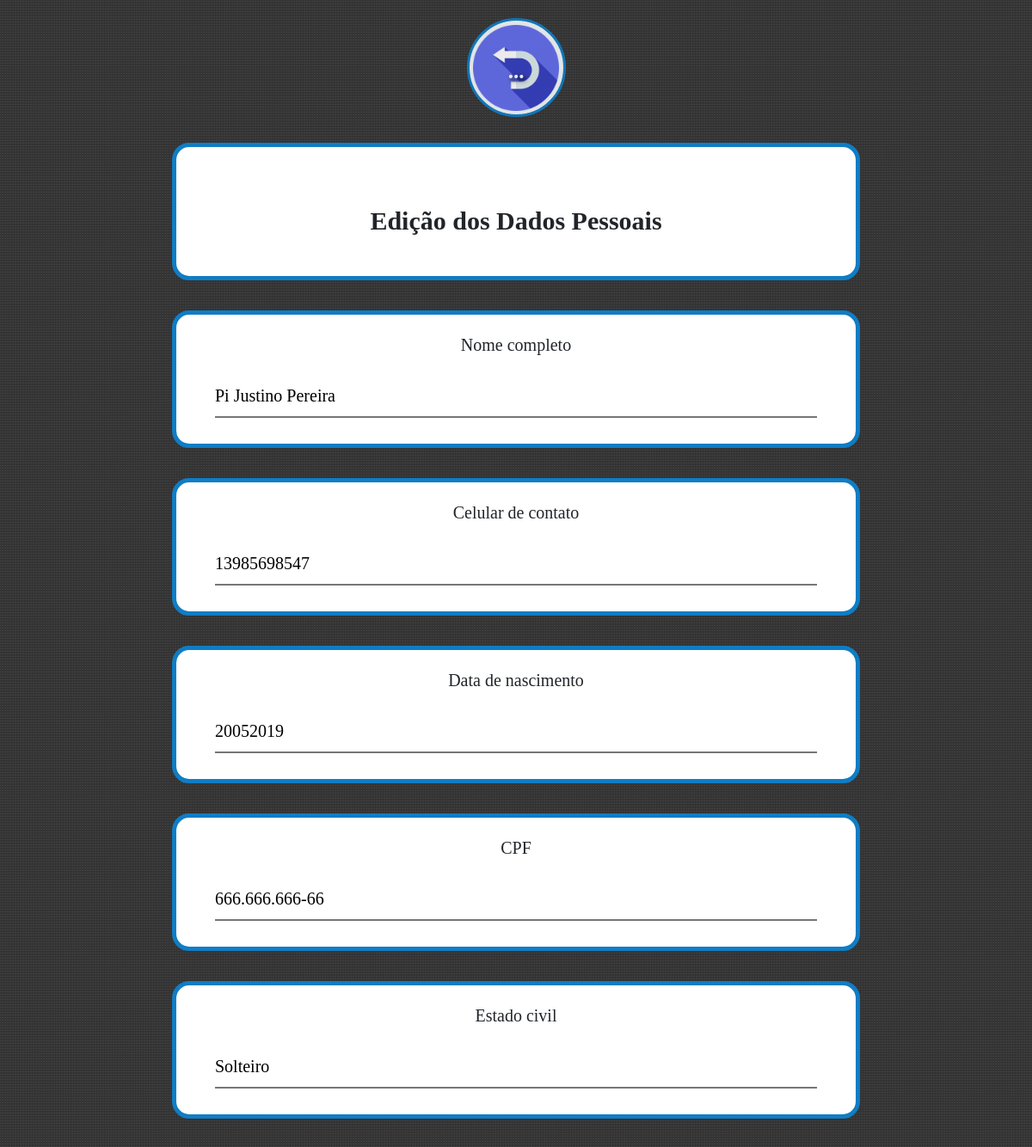
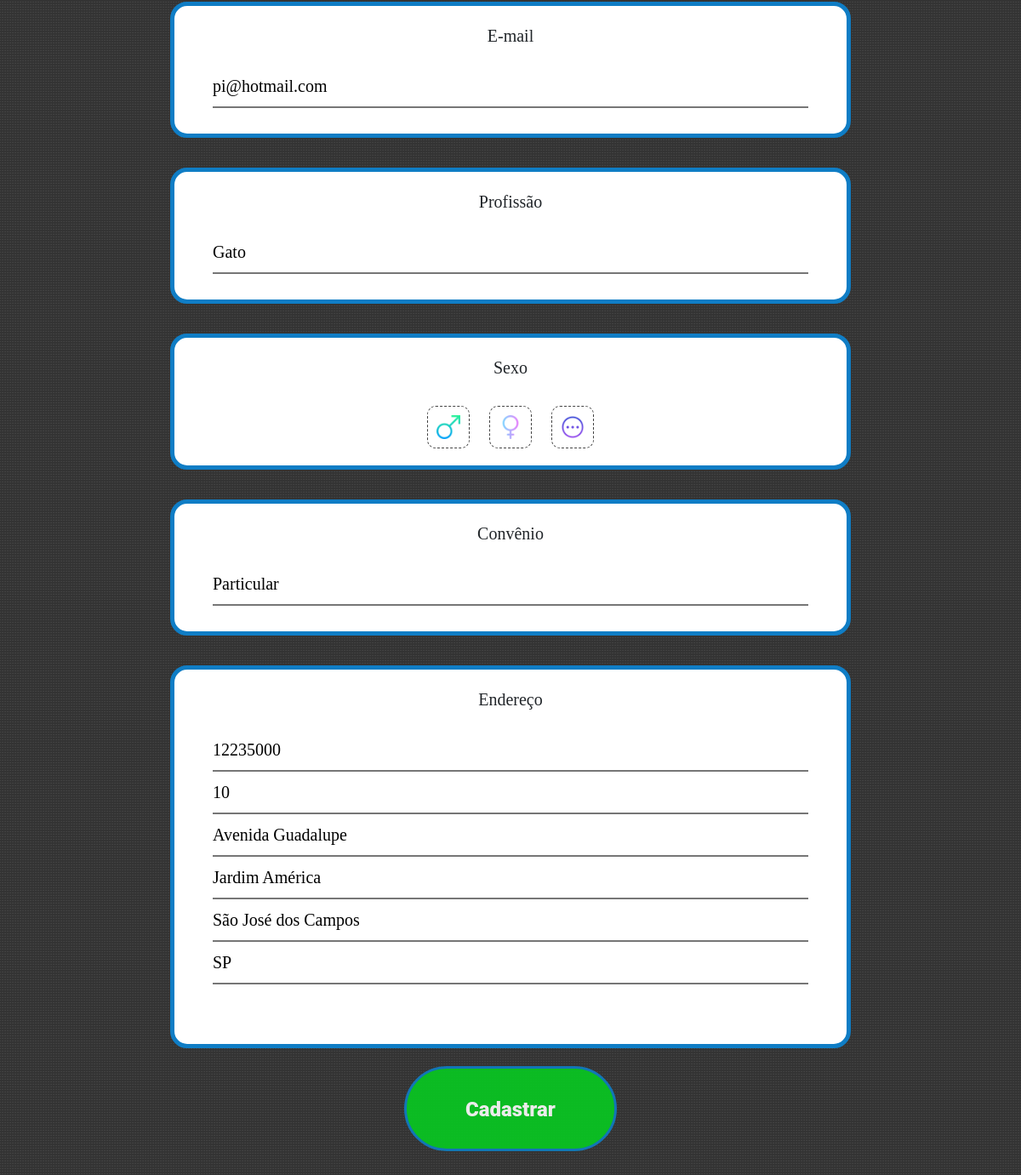
The page /php/editar_dados/editar_usuario.php?id_pac=10 on the database its author committed (2 pictures, top to bottom).
### tables this page shows
CREATE TABLE `dados_paciente` (
  `id_pac` int(11) NOT NULL,
  `CPF` varchar(14) DEFAULT NULL,
  `nome` varchar(40) DEFAULT NULL,
  `celular` varchar(14) DEFAULT NULL,
  `idade` varchar(10) DEFAULT NULL,
  `estado_civil` varchar(30) DEFAULT NULL,
  `email` varchar(40) DEFAULT NULL,
  `work` varchar(40) DEFAULT NULL,
  `gender` varchar(10) DEFAULT NULL,
  `convenio` varchar(20) DEFAULT NULL,
  `CEP` varchar(20) DEFAULT NULL,
  `ad_number` varchar(10) DEFAULT NULL,
  `street` varchar(40) DEFAULT NULL,
  `district` varchar(40) DEFAULT NULL,
  `city` varchar(40) DEFAULT NULL,
  `state` varchar(10) DEFAULT NULL,
  `criado` varchar(30) DEFAULT NULL,
  `modificado` varchar(30) DEFAULT NULL
);

### php/editar_dados/editar_usuario.php (the view, shortened to what this page needs)
<?php
    include_once("conexao.php");
    $id_pac = filter_input(INPUT_GET, 'id_pac', FILTER_SANITIZE_NUMBER_INT);
    $result_usuario = "SELECT * FROM dados_paciente WHERE id_pac = '$id_pac'";
    $resultado_usuario = mysqli_query($conn, $result_usuario);
    $row_usuario = mysqli_fetch_assoc($resultado_usuario);
?>
<html>
    <head>
        <?php include "./header.php"; ?>
	</head>
<body>
    <div class="top">
    </div>
    <div class="middle">
        <div id="home-dashboard">
            <?php include "menu.php"; ?>
            <div id="information" class="form-group">
                <p> Edição dos Dados Pessoais </p>
            </div>
            <form method="POST"	action="./proc_edit_usuario.php">
                <div class="form-group">
                    <div class="question">
                        <p2>Nome completo</p2>
                    </div>
                    <div class="answer">
                        <input type="text" name="nome" placeholder="Seu nome" value="<?php echo $row_usuario['nome']; ?>"/>
                    </div>
                </div>
                <div class="form-group">
                    <div class="question">
                        <p2>Celular de contato</p2>
                    </div>
                    <div class="answer">
                        <input type="text" name="celular" placeholder="12 98102-6589" value="<?php echo $row_usuario['celular']; ?>" maxlength="14" onkeypress="formatar_mascara(this,'## #####-####')"/>
                    </div>
                </div>
                <div class="form-group">
                    <div class="question">
                        <p2>Data de nascimento</p2>
                    </div>
                    <div class="answer">
                        <input type="text" name="idade" placeholder="01/01/2001" value="<?php echo $row_usuario['idade']; ?>" maxlength="10" onkeypress="formatar_mascara(this,'##/##/####')"/>
                    </div>
                </div>
                <div class="form-group">
                    <div class="question">
                        <p2>CPF</p2>
                    </div>
                    <div class="answer">
                        <input type="text" name="CPF" placeholder="123.456.789-11" value="<?php echo $row_usuario['CPF']; ?>" maxlength="14" onkeypress="formatar_mascara(this,'###.###.###-##')"/>
                    </div>
                </div>
                <div class="form-group">
                    <div class="question">
                        <p2>Estado civil</p2>
                    </div>
                    <div class="answer">
                        <input type="text" name="estado_civil" placeholder="Exemplo: Solteiro(a)" value="<?php echo $row_usuario['estado_civil']; ?>"/>
                    </div>
                </div>
                <div class="form-group">
                    <div class="question">
                        <p2>E-mail</p2>
                    </div>
                    <div class="answer">
                        <input type="email" name="email" placeholder="email@provedor.com" value="<?php echo $row_usuario['email']; ?>"/>
                    </div>
                </div>
                <div class="form-group">
                    <div class="question">
                        <p2>Profissão</p2>
                    </div>
                    <div class="answer">
                        <input type="text" name="work" placeholder="Exemplo: Professor" value="<?php echo $row_usuario['work']; ?>"/>
                    </div>
                </div>
                <div class="form-group">
                    <div class="question">
                        <p2>Sexo</p2>
                    </div>
                    <div class="answer-radio">
                        <label for="gen-man">
                            <img src="../../images/man.png" alt="I'm man" />
                        </label>
                        <label for="gen-woman">
                            <img src="../../images/woman.png" alt="I'm woman" />
                        </label>
                        <label for="gen-other">
                            <img src="../../images/other.png" alt="I'm other" />
                        </label>
                    </div>
                </div>
                <div class="form-group">
                    <div class="question">
                        <p2>Convênio</p2>
                    </div>
                    <div class="answer">
                        <input type="text" name="convenio" placeholder="Particular" value="<?php echo $row_usuario['convenio']; ?>"/>
                    </div>
                </div>
                <div class="form-address">
                    <div class="question">
                        <p2>Endereço</p2>
                    </div>
                    <div class="answer">
                        <input type="text" name="CEP" id="cep" placeholder="CEP" value="<?php echo $row_usuario['CEP']; ?>" onblur="pesquisacep(this.value);" />
                    </div>
                    <div class="answer">
                        <input type="text" name="ad_number" placeholder="Número da Casa ou Ap" value="<?php echo $row_usuario['ad_number']; ?>"/>
                    </div>
                    <div class="answer">
                        <input type="text" name="street" id="street" placeholder="Rua" value="<?php echo $row_usuario['street']; ?>"/>
                    </div>
                    <div class="answer">
                        <input type="text" name="district" id="district" placeholder="Bairro" value="<?php echo $row_usuario['district']; ?>"/>
                    </div>
                    <div class="answer">
                        <input type="text" name="city" id="city" placeholder="Cidade" value="<?php echo $row_usuario['city']; ?>"/>
                    </div>
                    <div class="answer">
                        <input type="text" name="state" id="state" placeholder="Estado" value="<?php echo $row_usuario['state']; ?>"/>
                    </div>
                </div>
                <input type="submit" id="btn-cadastro" class="btn-home" style="color: white; font-weight:800;" value="Cadastrar" name="enviar"><p></p></input>
            </form>
        </div>
    </div>
</body>
</html>

### css/style.css (style rules this page uses)
* { font-family: 'Roboto', sans-serif; font-size: 14px; margin: 0; padding: 0; }
html { height: 100%; }
body { min-height: 100vh ; display: flex; flex-direction: column; background-image: url("../images/pattern.png"),url('../images/img-3.png'); background-position: 48% 61%; }
.middle { margin: auto; text-align: center; -background-color:aqua; }
#home-dashboard { -background-color: brown; }
.btn-home { opacity: 0.9; font-size: 24px; border: 1px solid #ffffff; border-radius: 24px; transition-duration: 0.4s; width: 150px; height: 100px; cursor: pointer; padding: 30px; margin: 30px; display: inline-block; }
#btn-cadastro { background-color: #07ca21; -background-image: url("../images/btn-one.png") !important; background-size: 100px 100px; background-position: center; background-repeat: no-repeat; border: 3px; border-style: solid; border-radius: 50px; border-color: #0f7dc5; margin-top: 0%; width: 250px; height: 100px; }
.form-group { background-color: rgb(255, 255, 255); border: 5px; border-style: solid; border-color: #0f7dc5; border-radius: 20px; height: 160px; width: 800px; }
.form-group p { font-family: 'Bradley Hand', cursive; font-size: 30px; font-weight: 800; }
.form-group p2 { font-family: 'Calibri'; font-size: 20px; }
.form-address { background-color: rgb(255, 255, 255); border: 5px; border-style: solid; border-color: #0f7dc5; border-radius: 20px; height: 450px; width: 800px; }
.form-address p2 { font-family: 'Calibri'; font-size: 20px; }
.question { padding: 20px; }
input[type="text"], input[type='email'] { border-top: 0; border-left: 0; border-right: 0; outline: 0; height: 50px; width: 700px; font-family: 'Calibri'; font-size: 20px; }
input[type=radio] + label>img { border: 1px dashed #444; border-radius: 20%; width: 50px; height: 50px; transition: 500ms all; cursor: pointer; padding: 10px; margin: 10px; }

### php/editar_dados/header.php (style rules this page uses)
body { background-image: url("../../images/pattern.png"); }

### rows shown on the page
dados_paciente: nome "Pi Justino Pereira", celular "13985698547", idade "20052019", CPF "666.666.666-66", estado_civil "Solteiro", email "pi@hotmail.com", work "Gato", convenio "Particular", CEP "12235000", ad_number "10", street "Avenida Guadalupe", district "Jardim América", city "São José dos Campos", state "SP"
